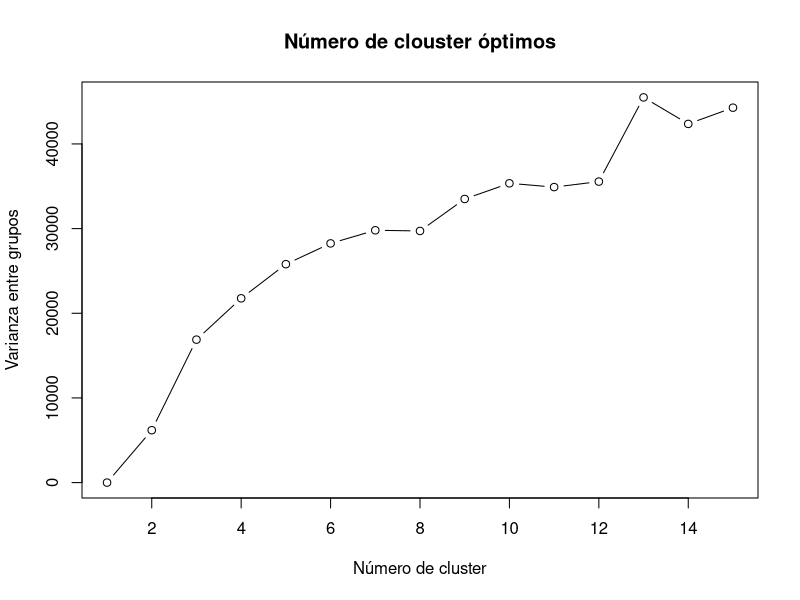
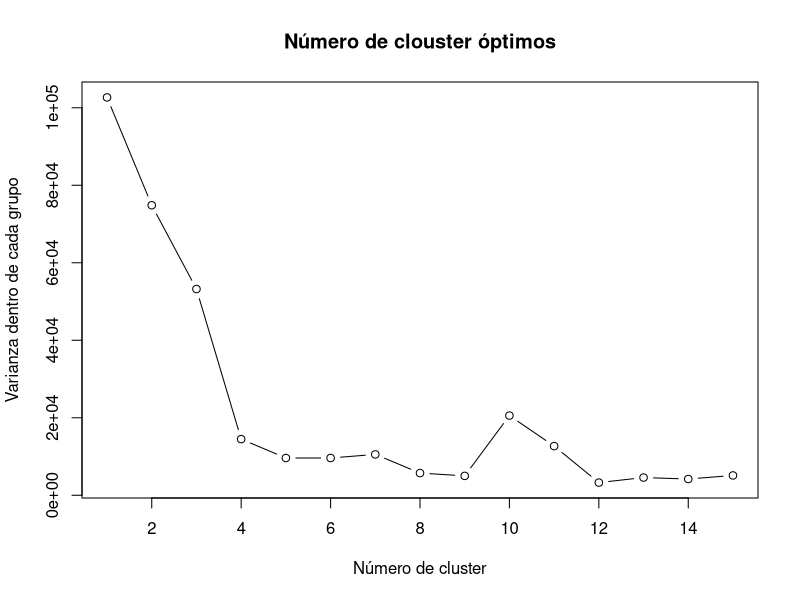
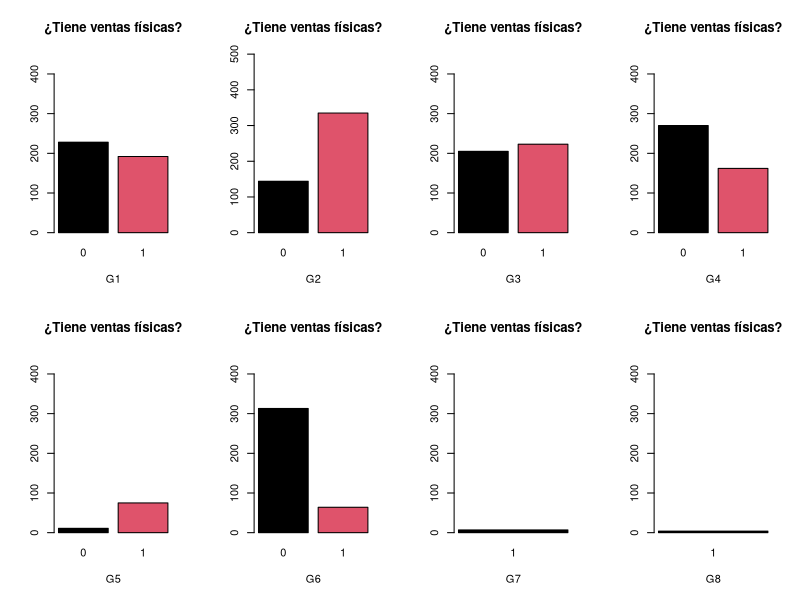
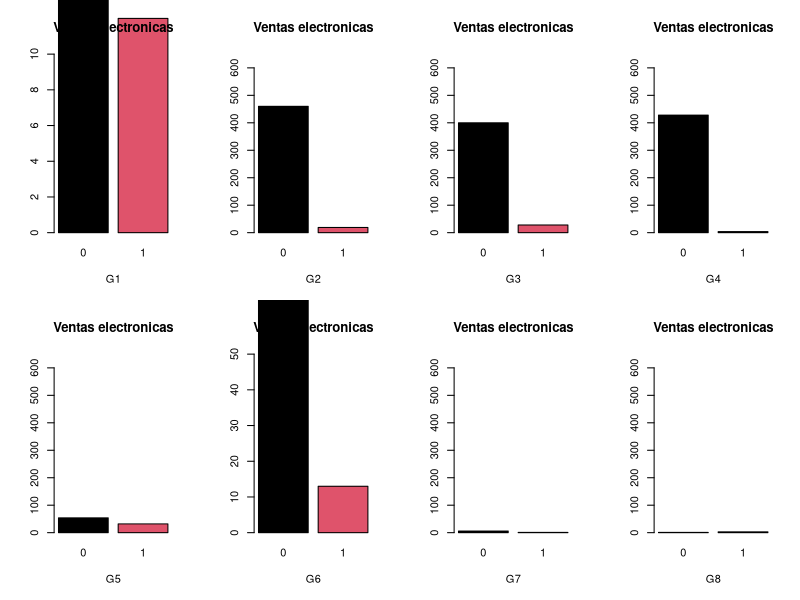
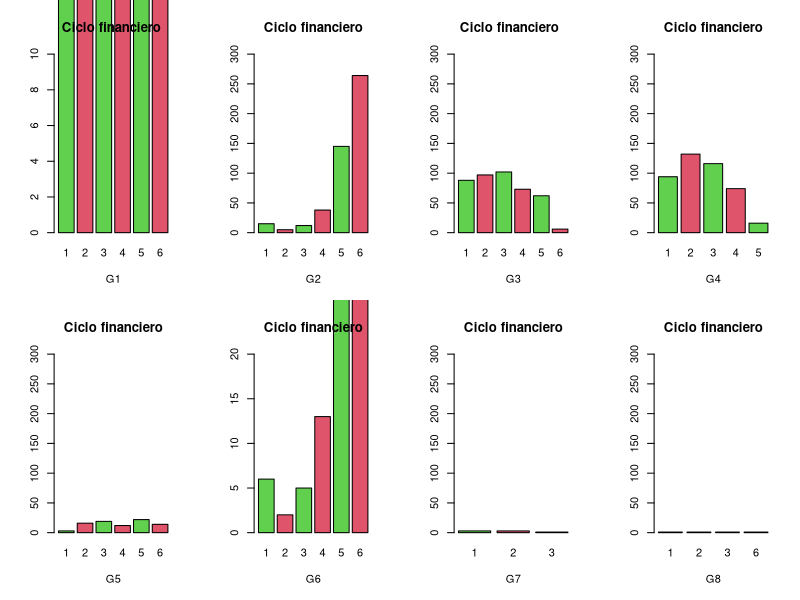
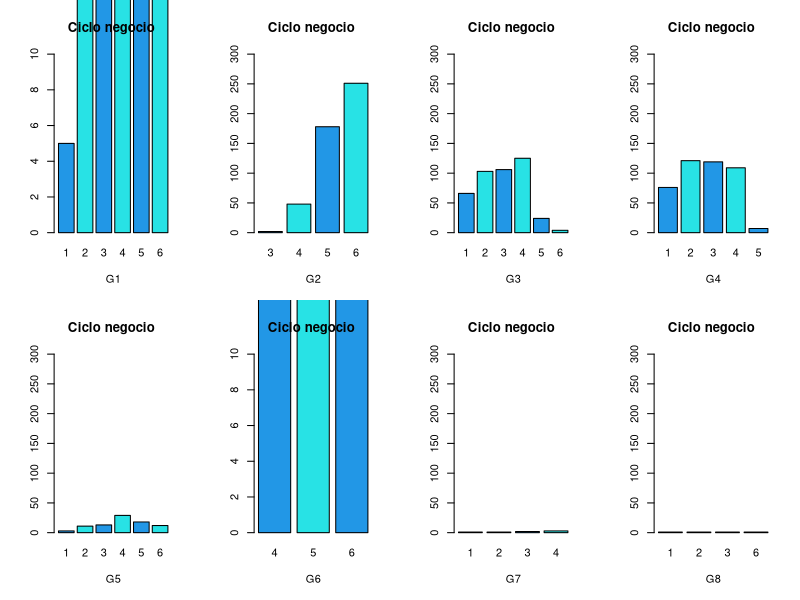
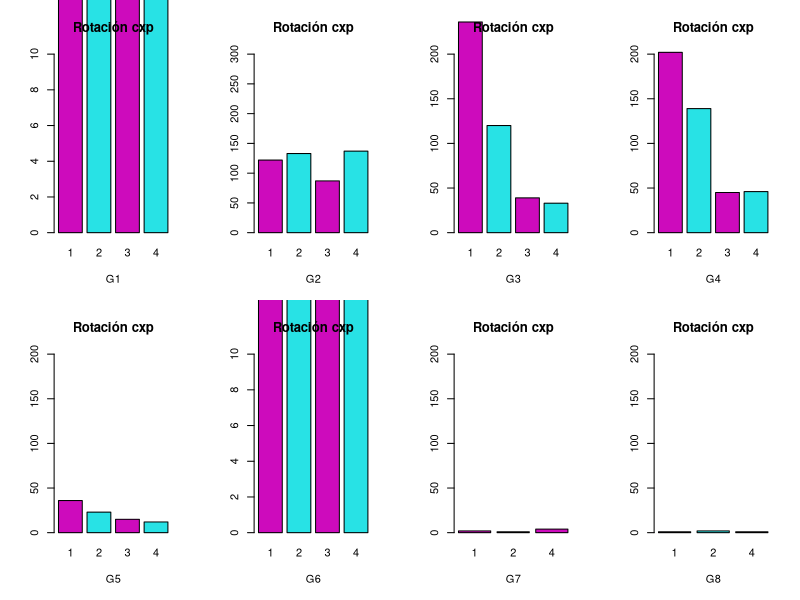
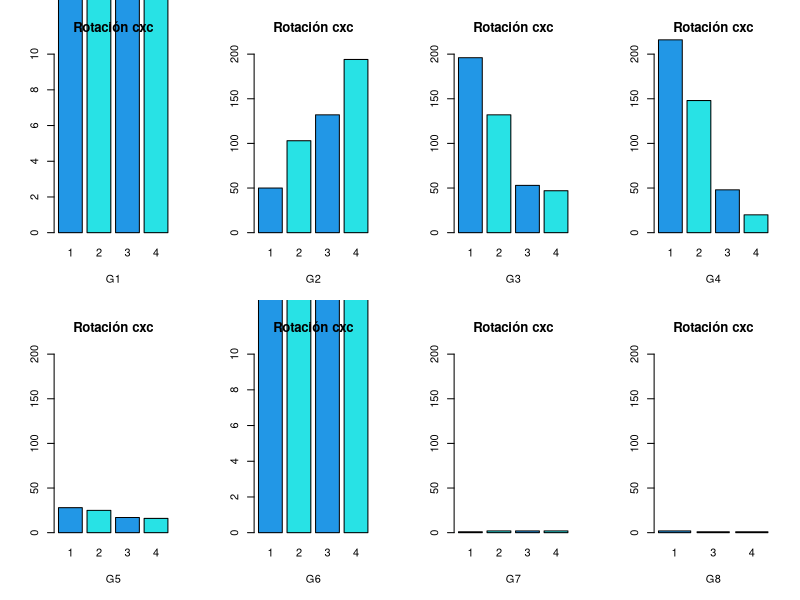

R code for these plots, in order:
## ---- chunk 1
base <- read.delim("base4.txt",header = T)


require(MASS)

maxs <- apply(base[,2:ncol(base)], 2, max)
mins <- apply(base[,2:ncol(base)], 2, min)

escala <- scale(base[,2:ncol(base)])
escala <- as.data.frame(escala)

## ---- chunk 2
set.seed(278)
entre <- kmeans(escala,centers = 1)$betweenss
for (i in 2:15) entre[i] <- kmeans(escala,centers = i)$betweenss
plot(1:15,entre,type = "b",xlab = "Número de cluster",ylab = "Varianza entre grupos", main = "Número de clouster óptimos") 
## ---- chunk 3
set.seed(3595)
intro <- kmeans(escala,centers = 1)$withinss
for (i in 2:15) intro[i] <- kmeans(escala,centers = i)$withinss
plot(1:15,intro,type = "b",xlab = "Número de cluster",ylab = "Varianza dentro de cada grupo", main = "Número de clouster óptimos") 

## ---- chunk 4
set.seed(123)
clu8 <- kmeans(escala,centers =8)

## ---- chunk 5
seg <- data.frame(base[1],clu8$cluster) 
## ---- chunk 6

base <- data.frame(clu8$cluster,base)
b1 <- subset(base,base$clu8.cluster==1)
b2 <- subset(base,base$clu8.cluster==2)
b3 <- subset(base,base$clu8.cluster==3)
b4 <- subset(base,base$clu8.cluster==4)
b5 <- subset(base,base$clu8.cluster==5)
b6 <- subset(base,base$clu8.cluster==6)
b7 <- subset(base,base$clu8.cluster==7)
b8 <- subset(base,base$clu8.cluster==8)




## ---- chunk 7
par(mfrow=c(2,4))
barplot(table(b1$tiene_ventas_fisicas),main = "¿Tiene ventas físicas?",ylim = c(0,450),col = c(1,2),xlab = "G1")
barplot(table(b2$tiene_ventas_fisicas),main = "¿Tiene ventas físicas?",ylim = c(0,500),col = c(1,2),xlab = "G2")
barplot(table(b3$tiene_ventas_fisicas),main = "¿Tiene ventas físicas?",ylim = c(0,450),col = c(1,2),xlab = "G3")
barplot(table(b4$tiene_ventas_fisicas),main = "¿Tiene ventas físicas?",ylim = c(0,450),col = c(1,2),xlab = "G4")
barplot(table(b5$tiene_ventas_fisicas),main = "¿Tiene ventas físicas?",ylim = c(0,450),col = c(1,2),xlab = "G5")
barplot(table(b6$tiene_ventas_fisicas),main = "¿Tiene ventas físicas?",ylim = c(0,450),col = c(1,2),xlab = "G6")
barplot(table(b7$tiene_ventas_fisicas),main = "¿Tiene ventas físicas?",ylim = c(0,450),col = c(1,2),xlab = "G7")
barplot(table(b8$tiene_ventas_fisicas),main = "¿Tiene ventas físicas?",ylim = c(0,450),col = c(1,2),xlab = "G8")
## ---- chunk 8
par(mfrow=c(2,4))
barplot(table(b1$tiene_ventas_electronicas),main = "Ventas electronicas",ylim = c(0,10),col = c(1,2),xlab = "G1")
barplot(table(b2$tiene_ventas_electronicas),main = "Ventas electronicas",ylim = c(0,650),col = c(1,2),xlab = "G2")
barplot(table(b3$tiene_ventas_electronicas),main = "Ventas electronicas",ylim = c(0,650),col = c(1,2),xlab = "G3")
barplot(table(b4$tiene_ventas_electronicas),main = "Ventas electronicas",ylim = c(0,650),col = c(1,2),xlab = "G4")
barplot(table(b5$tiene_ventas_electronicas),main = "Ventas electronicas",ylim = c(0,650),col = c(1,2),xlab = "G5")
barplot(table(b6$tiene_ventas_electronicas),main = "Ventas electronicas",ylim = c(0,50),col = c(1,2),xlab = "G6")
barplot(table(b7$tiene_ventas_electronicas),main = "Ventas electronicas",ylim = c(0,650),col = c(1,2),xlab = "G7")
barplot(table(b8$tiene_ventas_electronicas),main = "Ventas electronicas",ylim = c(0,650),col = c(1,2),xlab = "G8")

## ---- chunk 9
par(mfrow=c(2,4))
barplot(table(b1$ciclo_financiero),main = "Ciclo financiero ",ylim = c(0,10),col = c(3,2),xlab = "G1")
barplot(table(b2$ciclo_financiero),main = "Ciclo financiero",ylim = c(0,300),col = c(3,2),xlab = "G2")
barplot(table(b3$ciclo_financiero),main = "Ciclo financiero  ",ylim = c(0,300),col = c(3,2),xlab = "G3")
barplot(table(b4$ciclo_financiero),main = "Ciclo financiero",ylim = c(0,300),col = c(3,2),xlab = "G4")
barplot(table(b5$ciclo_financiero),main = "Ciclo financiero",ylim = c(0,300),col = c(3,2),xlab = "G5")
barplot(table(b6$ciclo_financiero),main = "Ciclo financiero",ylim = c(0,20),col = c(3,2),xlab = "G6")
barplot(table(b7$ciclo_financiero),main = "Ciclo financiero",ylim = c(0,300),col = c(3,2),xlab = "G7")
barplot(table(b8$ciclo_financiero),main = "Ciclo financiero",ylim = c(0,300),col = c(3,2),xlab = "G8")

## ---- chunk 10
par(mfrow=c(2,4))
barplot(table(b1$ciclo_negocio),main = "Ciclo negocio ",ylim = c(0,10),col = c(4,5),xlab = "G1")
barplot(table(b2$ciclo_negocio),main = "Ciclo negocio ",ylim = c(0,300),col = c(4,5),xlab = "G2")
barplot(table(b3$ciclo_negocio),main = "Ciclo negocio ",ylim = c(0,300),col = c(4,5),xlab = "G3")
barplot(table(b4$ciclo_negocio),main = "Ciclo negocio ",ylim = c(0,300),col = c(4,5),xlab = "G4")
barplot(table(b5$ciclo_negocio),main = "Ciclo negocio ",ylim = c(0,300),col = c(4,5),xlab = "G5")
barplot(table(b6$ciclo_negocio),main = "Ciclo negocio ",ylim = c(0,10),col = c(4,5),xlab = "G6")
barplot(table(b7$ciclo_negocio),main = "Ciclo negocio ",ylim = c(0,300),col = c(4,5),xlab = "G7")
barplot(table(b8$ciclo_negocio),main = "Ciclo negocio ",ylim = c(0,300),col = c(4,5),xlab = "G8")

## ---- chunk 11
par(mfrow=c(2,4))
barplot(table(b1$rotacion_cxp),main = "Rotación cxp",ylim = c(0,10),col = c(6,5),xlab = "G1")

barplot(table(b2$rotacion_cxp),main = "Rotación cxp",ylim = c(0,300),col = c(6,5),xlab = "G2")


barplot(table(b3$rotacion_cxp),main = "Rotación cxp",ylim = c(0,200),col = c(6,5),xlab = "G3")

barplot(table(b4$rotacion_cxp),main = "Rotación cxp",ylim = c(0,200),col = c(6,5),xlab = "G4")

barplot(table(b5$rotacion_cxp),main = "Rotación cxp",ylim = c(0,200),col = c(6,5),xlab = "G5")

barplot(table(b6$rotacion_cxp),main = "Rotación cxp",ylim = c(0,10),col = c(6,5),xlab = "G6")

barplot(table(b7$rotacion_cxp),main = "Rotación cxp",ylim = c(0,200),col = c(6,5),xlab = "G7")

barplot(table(b8$rotacion_cxp),main = "Rotación cxp",ylim = c(0,200),col = c(6,5),xlab = "G8")



## ---- chunk 12
par(mfrow=c(2,4))
barplot(table(b1$rotacion_cxc),main = "Rotación cxc",ylim = c(0,10),col = c(4,5),xlab = "G1")
barplot(table(b2$rotacion_cxc),main = "Rotación cxc",ylim = c(0,200),col = c(4,5),xlab = "G2")
barplot(table(b3$rotacion_cxc),main = "Rotación cxc",ylim = c(0,200),col = c(4,5),xlab = "G3")
barplot(table(b4$rotacion_cxc),main = "Rotación cxc",ylim = c(0,200),col = c(4,5),xlab = "G4")
barplot(table(b5$rotacion_cxc),main = "Rotación cxc",ylim = c(0,200),col = c(4,5),xlab = "G5")
barplot(table(b6$rotacion_cxc),main = "Rotación cxc",ylim = c(0,10),col = c(4,5),xlab = "G6")
barplot(table(b7$rotacion_cxc),main = "Rotación cxc",ylim = c(0,200),col = c(4,5),xlab = "G7")
barplot(table(b8$rotacion_cxc),main = "Rotación cxc",ylim = c(0,200),col = c(4,5),xlab = "G8")
## ---- chunk 13
par(mfrow=c(2,4))
barplot(table(b1$rotacion_inventarios),main = "Rotación inventario",ylim = c(0,10),col = c(9,5),xlab = "G1")
barplot(table(b2$rotacion_inventarios),main = "Rotación inventario",ylim = c(0,300),col = c(9,5),xlab = "G2")
barplot(table(b3$rotacion_inventarios),main = "Rotación inventario",ylim = c(0,100),col = c(9,5),xlab = "G3")
barplot(table(b4$rotacion_inventarios),main = "Rotación inventario",ylim = c(0,300),col = c(9,5),xlab = "G4")
barplot(table(b5$rotacion_inventarios),main = "Rotación inventario",ylim = c(0,300),col = c(9,5),xlab = "G5")
barplot(table(b6$rotacion_inventarios),main = "Rotación inventario",ylim = c(0,10),col = c(9,5),xlab = "G6")
barplot(table(b7$rotacion_inventarios),main = "Rotación inventario",ylim = c(0,300),col = c(9,5),xlab = "G7")
barplot(table(b8$rotacion_inventarios),main = "Rotación inventario",ylim = c(0,300),col = c(9,5),xlab = "G8")
## ---- chunk 14
par(mfrow=c(2,4))
barplot(table(b1$totalinventory),main = "Total inventario",ylim = c(0,10),col = c(4,5),xlab = "G1")
barplot(table(b2$totalinventory),main = "Total inventario",ylim = c(0,200),col = c(4,5),xlab = "G2")
barplot(table(b3$totalinventory),main = "Total inventario",ylim = c(0,100),col = c(4,5),xlab = "G3")
barplot(table(b4$totalinventory),main = "Total inventario",ylim = c(0,200),col = c(4,5),xlab = "G4")
barplot(table(b5$totalinventory),main = "Total inventario",ylim = c(0,200),col = c(4,5),xlab = "G5")
barplot(table(b6$totalinventory),main = "Total inventario",ylim = c(0,10),col = c(4,5),xlab = "G6")
barplot(table(b7$totalinventory),main = "Total inventario",ylim = c(0,300),col = c(4,5),xlab = "G7")
barplot(table(b8$totalinventory),main = "Total inventario",ylim = c(0,200),col = c(4,5),xlab = "G8")

## ---- chunk 15
par(mfrow=c(2,4))
barplot(table(b1$cxc),main = "cxc",ylim = c(0,10),col = c(2,4),xlab = "G1")
barplot(table(b2$cxc),main = "cxc",ylim = c(0,200),col = c(2,4),xlab = "G2")
barplot(table(b3$cxc),main = "cxc",ylim = c(0,100),col = c(2,4),xlab = "G3")
barplot(table(b4$cxc),main = "cxc",ylim = c(0,200),col = c(2,4),xlab = "G4")
barplot(table(b5$cxc),main = "cxc",ylim = c(0,200),col = c(2,4),xlab = "G5")
barplot(table(b6$cxc),main = "cxc",ylim = c(0,10),col = c(2,4),xlab = "G6")
barplot(table(b7$cxc),main = "cxc",ylim = c(0,200),col = c(2,4),xlab = "G7")
barplot(table(b8$cxc),main = "cxc",ylim = c(0,200),col = c(2,4),xlab = "G8")


## ---- chunk 16
par(mfrow=c(2,4))
barplot(table(b1$expo_vt),main = "expo_vt",ylim = c(0,10),col = c(2,7),xlab = "G1")
barplot(table(b2$expo_vt),main = "expo_vt",ylim = c(0,300),col = c(2,7),xlab = "G2")
barplot(table(b3$expo_vt),main = "expo_vt",ylim = c(0,200),col = c(2,7),xlab = "G3")
barplot(table(b4$expo_vt),main = "expo_vt",ylim = c(0,300),col = c(2,7),xlab = "G4")
barplot(table(b5$expo_vt),main = "expo_vt",ylim = c(0,370),col = c(2,7),xlab = "G5")
barplot(table(b6$expo_vt),main = "expo_vt",ylim = c(0,10),col = c(2,7),xlab = "G6")
barplot(table(b7$expo_vt),main = "expo_vt",ylim = c(0,350),col = c(2,7),xlab = "G7")
barplot(table(b8$expo_vt),main = "expo_vt",ylim = c(0,300),col = c(2,7),xlab = "G8")
## ---- chunk 17
par(mfrow=c(2,4))
barplot(table(b1$impo_cv),main = "expo_cv",ylim = c(0,10),col = c(1,8),xlab = "G1")
barplot(table(b2$impo_cv),main = "expo_cv",ylim = c(0,300),col = c(1,8),xlab = "G2")
barplot(table(b3$impo_cv),main = "expo_cv",ylim = c(0,100),col = c(1,8),xlab = "G3")
barplot(table(b4$impo_cv),main = "expo_cv",ylim = c(0,300),col = c(1,8),xlab = "G4")
barplot(table(b5$impo_cv),main = "expo_cv",ylim = c(0,300),col = c(1,8),xlab = "G5")
barplot(table(b6$impo_cv),main = "expo_cv",ylim = c(0,10),col = c(1,8),xlab = "G6")
barplot(table(b7$impo_cv),main = "expo_cv",ylim = c(0,300),col = c(1,8),xlab = "G7")
barplot(table(b8$impo_cv),main = "expo_cv",ylim = c(0,300),col = c(1,8),xlab = "G8")
## ---- chunk 18
par(mfrow=c(2,4))
barplot(table(b1$cxp),main = "cxp",ylim = c(0,20),col = c(3,5),xlab = "G1")
barplot(table(b2$cxp),main = "cxp",ylim = c(0,200),col = c(3,5),xlab = "G2")
barplot(table(b3$cxp),main = "cxp",ylim = c(0,200),col = c(3,5),xlab = "G3")
barplot(table(b4$cxp),main = "cxp",ylim = c(0,200),col = c(3,5),xlab = "G4")
barplot(table(b5$cxp),main = "cxp",ylim = c(0,200),col = c(3,5),xlab = "G5")
barplot(table(b6$cxp),main = "cxp",ylim = c(0,10),col = c(3,5),xlab = "G6")
barplot(table(b7$cxp),main = "cxp",ylim = c(0,200),col = c(3,5),xlab = "G7")
barplot(table(b8$cxp),main = "cxp",ylim = c(0,200),col = c(3,5),xlab = "G8")
## ---- chunk 19
pagos_pj1 <- apply(b1[38], 2, mean)
pagos_pj2 <- apply(b2[38], 2, mean)
pagos_pj3 <- apply(b3[38], 2, mean)
pagos_pj4 <- apply(b4[38], 2, mean)
pagos_pj5 <- apply(b5[38], 2, mean)
pagos_pj6 <- apply(b6[38], 2, mean)
pagos_pj7 <- apply(b7[38], 2, mean)
pagos_pj8 <- apply(b8[38], 2, mean)
pagos_pj <- c(pagos_pj1,pagos_pj2,pagos_pj3,pagos_pj4,pagos_pj5,pagos_pj6,pagos_pj7,pagos_pj8)

pagos_cv1 <- apply(b1[39], 2, mean)
pagos_cv2 <- apply(b2[39], 2, mean)
pagos_cv3 <- apply(b3[39], 2, mean)
pagos_cv4 <- apply(b4[39], 2, mean)
pagos_cv5 <- apply(b5[39], 2, mean)
pagos_cv6 <- apply(b6[39], 2, mean)
pagos_cv7 <- apply(b7[39], 2, mean)
pagos_cv8 <- apply(b8[39], 2, mean)

pagos_cv <- c(pagos_cv1,pagos_cv2,pagos_cv3,pagos_cv4,pagos_cv5,pagos_cv6,pagos_cv7,pagos_cv8)

tabla.pj.cv <- cbind(promedio.pagos_pn= pagos_cv,promedio.pagos_pj=pagos_pj)

row.names(tabla.pj.cv)=c("clouster1","clouster2","clouster3","clouster4","clouster5","clouster6","clouster7","clouster8")
tabla.pj.cv

## ---- chunk 20
recaudos_pj1 <-  apply(b1[42], 2, mean)
recaudos_pj2 <-  apply(b2[42], 2, mean)
recaudos_pj3 <-  apply(b3[42], 2, mean)
recaudos_pj4 <-  apply(b4[42], 2, mean)
recaudos_pj5 <-  apply(b5[42], 2, mean)
recaudos_pj6 <-  apply(b6[42], 2, mean)
recaudos_pj7 <-  apply(b7[42], 2, mean)
recaudos_pj8 <-  apply(b8[42], 2, mean)

recaudos_pj <- c(recaudos_pj1,recaudos_pj2,recaudos_pj3,recaudos_pj4,recaudos_pj5,recaudos_pj6,recaudos_pj7,recaudos_pj8)

recaudos_pn1 <- apply(b1[43], 2, mean)
recaudos_pn2 <- apply(b2[43], 2, mean)
recaudos_pn3 <- apply(b3[43], 2, mean)
recaudos_pn4 <- apply(b4[43], 2, mean)
recaudos_pn5 <- apply(b5[43], 2, mean)
recaudos_pn6 <- apply(b6[43], 2, mean)
recaudos_pn7 <- apply(b7[43], 2, mean)
recaudos_pn8 <- apply(b8[43], 2, mean)

recaudos_pn <- c(recaudos_pn1,recaudos_pn2,recaudos_pn3,recaudos_pn4,recaudos_pn5,recaudos_pn6,recaudos_pn7,recaudos_pn8)

tabla.recaudos <- cbind(promedio.recaudos_pn=recaudos_pn,promedio.recaudos_pj =recaudos_pj)

row.names(tabla.recaudos)=c("clouster1","clouster2","clouster3","clouster4","clouster5","clouster6","clouster7","clouster8")

tabla.recaudos
## ---- chunk 21
media.conjunto1 <- mean(apply(b1[3:32], 1, mean))
media.conjunto2 <- mean(apply(b2[3:32], 1, mean))
media.conjunto3 <- mean(apply(b3[3:32], 1, mean))
media.conjunto4 <- mean(apply(b4[3:32], 1, mean))
media.conjunto5 <- mean(apply(b5[3:32], 1, mean))
media.conjunto6 <- mean(apply(b6[3:32], 1, mean))
media.conjunto7 <- mean(apply(b7[3:32], 1, mean))
media.conjunto8 <- mean(apply(b8[3:32], 1, mean))
medias <- c(media.conjunto1,media.conjunto2,media.conjunto3,
            media.conjunto4,media.conjunto5,media.conjunto6,media.conjunto7,media.conjunto8)


tabla_p <- cbind(Promedio_en_canales_y_servicios=c(medias))
row.names(tabla_p)=c("clouster1","clouster2","clouster3","clouster4","clouster5","clouster6","clouster7","clouster8")
tabla_p
## ---- chunk 22
media.productos.grupo1 <- apply(b1[3:32], 2, mean)
media.productos.grupo2 <- apply(b2[3:32], 2, mean)
media.productos.grupo3 <- apply(b3[3:32], 2, mean)
media.productos.grupo4 <- apply(b4[3:32], 2, mean)
media.productos.grupo5 <- apply(b5[3:32], 2, mean)
media.productos.grupo6 <- apply(b6[3:32], 2, mean)
media.productos.grupo7 <- apply(b7[3:32], 2, mean)
media.productos.grupo8 <- apply(b8[3:32], 2, mean)

cbind(media.productos.grupo1,media.productos.grupo2)


## ---- chunk 23
cbind(media.productos.grupo3,media.productos.grupo4)

## ---- chunk 24
cbind(media.productos.grupo5,media.productos.grupo6)

## ---- chunk 25
cbind(media.productos.grupo7,media.productos.grupo8)
